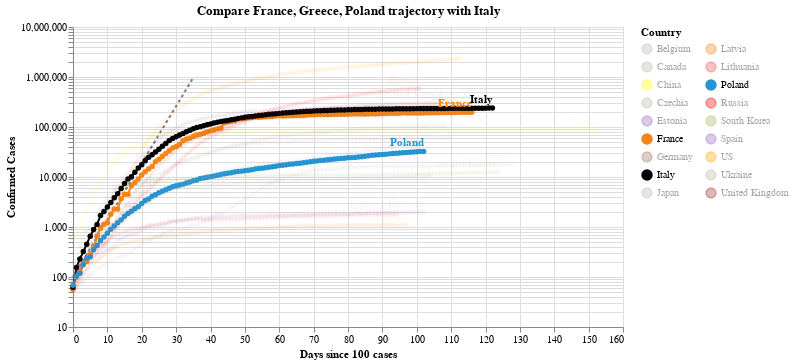

Here is the notebook cell this chart was saved with:
### Code cell
#hide_input
chart2 = make_since_chart(dff2, ['France', 'Greece', 'Poland'], baseline_countries)
chart2

### Figure 1 — Vega-Lite specification as saved in the notebook (floating-point values rounded to 4 significant figures; data arrays with more than 128 entries replaced by an {"elided": "..."} marker saying what was removed)
{"config": {"view": {"continuousWidth": 400, "continuousHeight": 300}}, "layer": [{"data": {"name": "data-628230001892d6798b50651be41d1b3e"}, "mark": {"type": "line", "color": "black", "opacity": 0.5, "strokeDash": [3, 3]}, "encoding": {"x": {"type": "quantitative", "field": "Days since 100 cases"}, "y": {"type": "quantitative", "field": "Confirmed Cases"}}}, {"data": {"name": "data-2ec6bc0c8d6f9714aa84da3bf150209a"}, "mark": {"type": "line", "point": true}, "encoding": {"color": {"type": "nominal", "field": "Country", "legend": {"columns": 2}, "scale": {"domain": ["Belgium", "Canada", "China", "Czechia", "Estonia", "France", "Germany", "Italy", "Japan", "Latvia", "Lithuania", "Poland", "Russia", "South Korea", "Spain", "US", "Ukraine", "United Kingdom"], "range": ["#C1B7AD", "#C1B7AD", "yellow", "#C1B7AD", "#9467bd", "#F58518", "#9D755D", "black", "#C1B7AD", "#F58518", "#E45756", "#2495D3", "red", "#A1BA59", "#9467bd", "orange", "#C1B7AD", "brown"]}}, "opacity": {"condition": {"value": 1, "selection": "selector005"}, "value": 0.05}, "tooltip": [{"type": "nominal", "field": "Country"}, {"type": "temporal", "field": "Date"}, {"type": "quantitative", "field": "Confirmed Cases"}, {"type": "quantitative", "field": "Days since 100 cases"}], "x": {"type": "quantitative", "field": "Days since 100 cases"}, "y": {"type": "quantitative", "field": "Confirmed Cases", "scale": {"type": "log"}}}, "selection": {"selector005": {"type": "multi", "fields": ["Country"], "bind": "legend", "init": [{"Country": "France"}, {"Country": "Greece"}, {"Country": "Poland"}, {"Country": "Italy"}]}}, "width": 550}, {"data": {"name": "data-2ec6bc0c8d6f9714aa84da3bf150209a"}, "mark": {"type": "text", "align": "right", "dy": -8, "fontWeight": "bold"}, "encoding": {"color": {"type": "nominal", "field": "Country", "legend": {"columns": 2}, "scale": {"domain": ["Belgium", "Canada", "China", "Czechia", "Estonia", "France", "Germany", "Italy", "Japan", "Latvia", "Lithuania", "Poland", "Russia", "South Korea", "Spain", "US", "Ukraine", "United Kingdom"], "range": ["#C1B7AD", "#C1B7AD", "yellow", "#C1B7AD", "#9467bd", "#F58518", "#9D755D", "black", "#C1B7AD", "#F58518", "#E45756", "#2495D3", "red", "#A1BA59", "#9467bd", "orange", "#C1B7AD", "brown"]}}, "opacity": {"condition": {"value": 1, "selection": "selector005"}, "value": 0.05}, "text": {"type": "nominal", "field": "Country"}, "tooltip": [{"type": "nominal", "field": "Country"}, {"type": "temporal", "field": "Date"}, {"type": "quantitative", "field": "Confirmed Cases"}, {"type": "quantitative", "field": "Days since 100 cases"}], "x": {"type": "quantitative", "field": "Days since 100 cases"}, "y": {"type": "quantitative", "field": "Confirmed Cases", "scale": {"type": "log"}}}, "transform": [{"filter": "(datum['Date'] >= 1592870400000)"}], "width": 550}], "title": "Compare France, Greece, Poland trajectory with Italy", "$schema": "https://vega.github.io/schema/vega-lite/v4.0.2.json", "datasets": {"data-628230001892d6798b50651be41d1b3e": [{"Days since 100 cases": 0, "Confirmed Cases": 100.0}, {"Days since 100 cases": 1, "Confirmed Cases": 130.0}, {"Days since 100 cases": 2, "Confirmed Cases": 169.0}, {"Days since 100 cases": 3, "Confirmed Cases": 219.7}, {"Days since 100 cases": 4, "Confirmed Cases": 285.6}, {"Days since 100 cases": 5, "Confirmed Cases": 371.3}, {"Days since 100 cases": 6, "Confirmed Cases": 482.7}, {"Days since 100 cases": 7, "Confirmed Cases": 627.5}, {"Days since 100 cases": 8, "Confirmed Cases": 815.7}, {"Days since 100 cases": 9, "Confirmed Cases": 1060.0}, {"Days since 100 cases": 10, "Confirmed Cases": 1379.0}, {"Days since 100 cases": 11, "Confirmed Cases": 1792.0}, {"Days since 100 cases": 12, "Confirmed Cases": 2330.0}, {"Days since 100 cases": 13, "Confirmed Cases": 3029.0}, {"Days since 100 cases": 14, "Confirmed Cases": 3937.0}, {"Days since 100 cases": 15, "Confirmed Cases": 5119.0}, {"Days since 100 cases": 16, "Confirmed Cases": 6654.0}, {"Days since 100 cases": 17, "Confirmed Cases": 8650.0}, {"Days since 100 cases": 18, "Confirmed Cases": 11250.0}, {"Days since 100 cases": 19, "Confirmed Cases": 14620.0}, {"Days since 100 cases": 20, "Confirmed Cases": 19000.0}, {"Days since 100 cases": 21, "Confirmed Cases": 24710.0}, {"Days since 100 cases": 22, "Confirmed Cases": 32120.0}, {"Days since 100 cases": 23, "Confirmed Cases": 41750.0}, {"Days since 100 cases": 24, "Confirmed Cases": 54280.0}, {"Days since 100 cases": 25, "Confirmed Cases": 70560.0}, {"Days since 100 cases": 26, "Confirmed Cases": 91730.0}, {"Days since 100 cases": 27, "Confirmed Cases": 119300.0}, {"Days since 100 cases": 28, "Confirmed Cases": 155000.0}, {"Days since 100 cases": 29, "Confirmed Cases": 201500.0}, {"Days since 100 cases": 30, "Confirmed Cases": 262000.0}, {"Days since 100 cases": 31, "Confirmed Cases": 340600.0}, {"Days since 100 cases": 32, "Confirmed Cases": 442800.0}, {"Days since 100 cases": 33, "Confirmed Cases": 575600.0}, {"Days since 100 cases": 34, "Confirmed Cases": 748300.0}, {"Days since 100 cases": 35, "Confirmed Cases": 972800.0}], "data-2ec6bc0c8d6f9714aa84da3bf150209a": {"elided": "2026 records"}}}
